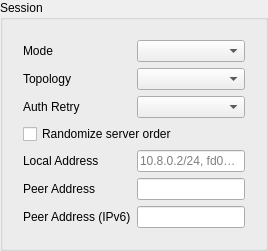
        <widget class="QGroupBox" name="session_box">
         <property name="title">
          <string>Session</string>
         </property>
         <layout class="QVBoxLayout" name="session_box_layout">
          <item>
           <widget class="QWidget" name="session_box_form_w" native="true">
            <layout class="QFormLayout" name="session_box_form">
             <item row="0" column="0">
              <widget class="QLabel" name="mode_l">
               <property name="toolTip">
                <string>&lt;html&gt;&lt;head/&gt;&lt;body&gt;&lt;p&gt;OpenVPN session mode. tls is used by default; static_key is a deprecated mode without a TLS control channel.&lt;/p&gt;&lt;/body&gt;&lt;/html&gt;</string>
               </property>
               <property name="text">
                <string>Mode</string>
               </property>
               <property name="buddy">
                <cstring>mode</cstring>
               </property>
              </widget>
             </item>
             <item row="0" column="1">
              <widget class="NoWheelComboBox" name="mode"/>
             </item>
             <item row="1" column="0">
              <widget class="QLabel" name="topology_l">
               <property name="toolTip">
                <string>&lt;html&gt;&lt;head/&gt;&lt;body&gt;&lt;p&gt;Tunnel topology. The topology pulled from the server is used when empty in TLS mode.&lt;/p&gt;&lt;/body&gt;&lt;/html&gt;</string>
               </property>
               <property name="text">
                <string>Topology</string>
               </property>
               <property name="buddy">
                <cstring>topology</cstring>
               </property>
              </widget>
             </item>
             <item row="1" column="1">
              <widget class="NoWheelComboBox" name="topology"/>
             </item>
             <item row="2" column="0">
              <widget class="QLabel" name="auth_retry_l">
               <property name="toolTip">
                <string>&lt;html&gt;&lt;head/&gt;&lt;body&gt;&lt;p&gt;Behavior after username/password authentication fails. none is used by default and treats a permanent failure as terminal.&lt;/p&gt;&lt;/body&gt;&lt;/html&gt;</string>
               </property>
               <property name="text">
                <string>Auth Retry</string>
               </property>
               <property name="buddy">
                <cstring>auth_retry</cstring>
               </property>
              </widget>
             </item>
             <item row="2" column="1">
              <widget class="NoWheelComboBox" name="auth_retry"/>
             </item>
             <item row="3" column="0" colspan="2">
              <widget class="QCheckBox" name="remote_random">
               <property name="toolTip">
                <string>&lt;html&gt;&lt;head/&gt;&lt;body&gt;&lt;p&gt;Randomize the server list before connecting.&lt;/p&gt;&lt;/body&gt;&lt;/html&gt;</string>
               </property>
               <property name="text">
                <string>Randomize server order</string>
               </property>
              </widget>
             </item>
             <item row="4" column="0">
              <widget class="QLabel" name="address_l">
               <property name="toolTip">
                <string>&lt;html&gt;&lt;head/&gt;&lt;body&gt;&lt;p&gt;Comma separated local tunnel prefixes. At least one is required in static_key mode.&lt;/p&gt;&lt;/body&gt;&lt;/html&gt;</string>
               </property>
               <property name="text">
                <string>Local Address</string>
               </property>
               <property name="buddy">
                <cstring>address</cstring>
               </property>
              </widget>
             </item>
             <item row="4" column="1">
              <widget class="QLineEdit" name="address">
               <property name="placeholderText">
                <string>10.8.0.2/24, fd00::2/64</string>
               </property>
              </widget>
             </item>
             <item row="5" column="0">
              <widget class="QLabel" name="peer_address_l">
               <property name="toolTip">
                <string>&lt;html&gt;&lt;head/&gt;&lt;body&gt;&lt;p&gt;IPv4 tunnel peer address and VPN gateway. Required with an IPv4 local address in static_key mode.&lt;/p&gt;&lt;/body&gt;&lt;/html&gt;</string>
               </property>
               <property name="text">
                <string>Peer Address</string>
               </property>
               <property name="buddy">
                <cstring>peer_address</cstring>
               </property>
              </widget>
             </item>
             <item row="5" column="1">
              <widget class="QLineEdit" name="peer_address"/>
             </item>
             <item row="6" column="0">
              <widget class="QLabel" name="peer_address_ipv6_l">
               <property name="toolTip">
                <string>&lt;html&gt;&lt;head/&gt;&lt;body&gt;&lt;p&gt;IPv6 tunnel peer address and VPN gateway. Required with an IPv6 local address in static_key mode.&lt;/p&gt;&lt;/body&gt;&lt;/html&gt;</string>
               </property>
               <property name="text">
                <string>Peer Address (IPv6)</string>
               </property>
               <property name="buddy">
                <cstring>peer_address_ipv6</cstring>
               </property>
              </widget>
             </item>
             <item row="6" column="1">
              <widget class="QLineEdit" name="peer_address_ipv6"/>
             </item>
            </layout>
           </widget>
          </item>
         </layout>
        </widget>
